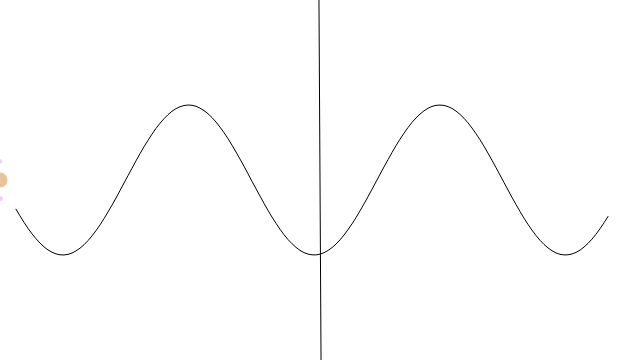
Frame 1 (no input)
Frame 60 (no input): identical to frame 1, image omitted
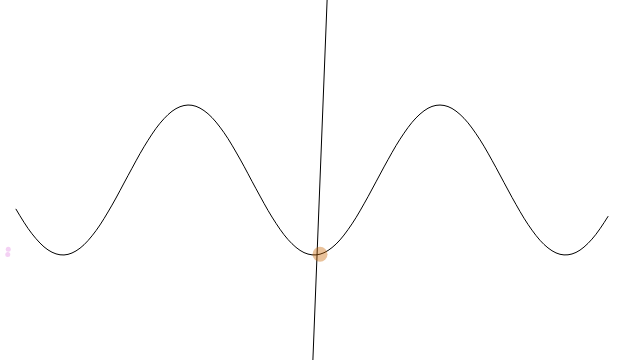
Frame 120 (the mouse pressed at the canvas centre since frame 60)

The p5.js sketch that drew these frames (run headless with seeded random() and noise() and a simulated clock; from frame 60 on, the mouse is pressed at the canvas centre):

// p5.js sketch
// ── sketch.js
var xSpacing; //distance between each horizontal location
var points = 40; //
var dx;   //value for incrementing x
var yValues;  //array to calculate the y-values of the primary function

var amplitude = 75; //heigth of the wave
var x1,y1,x2,y2; //coordinates for slopeLine

var mValues; //array to calculate the slope values
var dm;  //delta for slope;
var dmSlider; //delta x (for slope) slider;
var m;  //slope

//var grid;

//use constrain function!!!!

function setup(){
  //frameRate(10)
  createCanvas(640,360);
  //dmSlider = createSlider(.1,4,2,.1);
  //grid = new grid(width/10,10);


  var w = width;
  xSpacing = width/points;
  dx = xSpacing/points;
  mValues = new Array(floor(w/xSpacing));
  yValues = new Array(floor(w/xSpacing));

}





function draw(){

//dm = dmSlider.value();
dm = 10;

background(255);

push();
  stroke(0);
//  grid.update();
//  gridUpdate();
  //line(0,height/2,width,height/2);
  //line(width/2,0,width/2,height);
pop();

calcWave();
renderWave();

calcSlope();
renderSlope();
push();
stroke(0);
strokeWeight(2);
//line(x1,y1,x2,y2);
noStroke();
r= mouseX;
r = map(mouseX,0,width, 0,dx*yValues.length);
var w = Math.sin(r)*amplitude ;
fill(200,100,0,100);
ellipse (mouseX,height/2+w,15,15);
pop();
/*push();
translate(mouseX,mouseY);
stroke(0);
strokeWeight(5);
line(x1,y1,x2,y2);
noStroke();
fill(200,100,0,100);
ellipse (0,0,15,15);
pop();*/
}

function calcWave(){
  var x = 0;

   for (var i = 0; i < yValues.length; i++) {
     yValues[i] = Math.sin(x)*amplitude;
     x+=dx;
  }
}
function renderWave(){
  push();
  stroke(0);
  noFill();
  beginShape();
  for (var x = 0; x < yValues.length; x++) {
    //  map(x,0,width,0,100);
    //var y = 6; // some function of x
    curveVertex(x*xSpacing, height/2 +yValues[x]);

    //ellipse(mouseX,height/2 +yValues[x],15,15);
  }
  endShape();
  pop();
}
function calcSlope(){
  x1 = (mouseX+dm);
  x2 = (mouseX-dm);
  x1 = map(mouseX+dm,0,width, 0,dx*yValues.length);//attempt to do something similar to line 63
  x2 = map(mouseX-dm,0,width, 0,dx*yValues.length);//attempt to do something similar to line 63

  //x1= constrain(0,100+dm);
  //x2= constrain(0,100-dm);
  y1 = height/2 + Math.sin(x1)*amplitude;
  y2 = height/2 + Math.sin(x2)*amplitude;
  m = ((y1-y2)/.4)*amplitude;

  var x = -(dx/2)*points;
  for(var i = 0; i < mValues.length; i++ ){
    mValues[i] = (m*x );
    x += dx;
  }

  /*var x = 0;
  for(int i = 0; i < mValues.length; )*/
}
function renderSlope(){
  //noStroke();

  push();
  rectMode(CENTER);
  noStroke();
  fill(200,20,200,50);
  ellipse(x1,y1,5,5); //for figuring out if its actually working like its supposed to
  ellipse(x2,y2,5,5)
  pop();
  push();
  noFill();
  //r= mouseX;
  //r = map(mouseX,0,width, 0,dx*yValues.length);
  //var w = Math.sin(r)*amplitude ;
  //translate(0,height/2 + w);
  beginShape();
  for(var x = 0; x <yValues.length; x +=1){
    curveVertex(x*xSpacing,height/2 +mValues[x]);
  }
  endShape();
  pop();
}

/*function gridUpdate (){
  var col = 25;
  var row = 25;


    for(var i = 0; i<col; i++){
      for(var j = 0; j <row; j++){
      var x = i * 30;
      var y = j * 30;
      //stroke(0);
      //fill(255);
      rect(x,y,30,30);
    }
  }
}
*/

// ── grid.js
//a constructor function for creating a grid of lines
//the user can input the amount of rows in the grid and the size of each box

function grid (r,mag){


  this.update = function(){
    for(this.i = 0; this.i< r; this.i++){
      for(this.j = 0; this.j <r; this.j++){
      this.x = this.i * mag;
      this.y = this.j * mag;
      stroke(0);
      fill(255);
      rect(this.x,this.y,mag,mag);
      }
    }
  }
}
